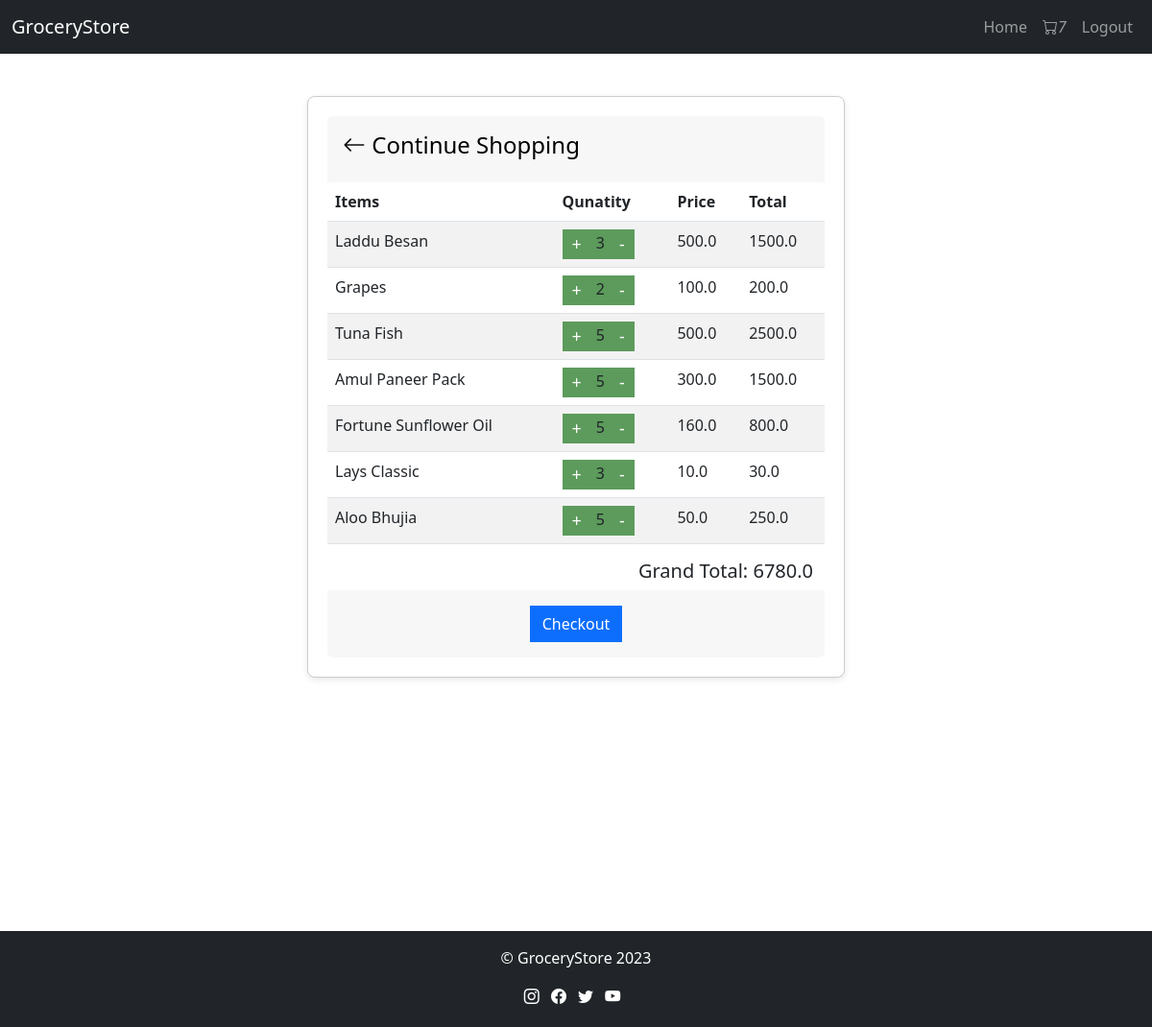
/cart (signed in), run on the app's committed database.
### application/models.py (models this page shows)
class Product(db.Model):
    __tablename__ = 'product'
    product_id = db.Column(db.Integer, autoincrement=True, primary_key=True)
    product_name = db.Column(db.String(150), unique=True)
    product_description = db.Column(db.String(500))
    unit = db.Column(db.String(20), nullable=False)
    price = db.Column(db.Float, nullable=False)
    quantity = db.Column(db.Integer, nullable=False)
    mfg_date = db.Column(db.Date)
    expiry_date = db.Column(db.Date)
    product_image = db.Column(db.String(200), nullable=False)
    category_id = db.Column(db.Integer, db.ForeignKey('category.category_id'))

### application/controllers.py (the view)
@app.route('/cart')
def get_cart_data():
    products=Product.query.all()
    user_id=current_user.get_id()
    cart_items=Cart.query.filter_by(user_id=user_id).all()
    total_cart_items=len(cart_items)
    item_dict={}
    total=0
    for i in cart_items:
        for j in products:
            if i.product_id == j.product_id:
                item_dict[i.product_id]=[i.product_id,j.product_name, i.item_quantity, j.price]
                total+=(i.item_quantity*j.price)
    item_values=list(item_dict.values())
    return render_template("cart.html",item_values=item_values,total_cart_items=total_cart_items,total=total)

### application/controllers.py (called while the page is built)
@login_manager.user_loader
def load_user(id):
       return User.query.get(int(id))

### application/models.py (called while the page is built)
    def get_id(self):
        return str(self.user_id)

### templates/cart.html (shortened to what this page needs)
{% extends "base.html" %}
{% block content %}
<nav class="navbar navbar-expand-lg navbar-dark bg-dark fixed-top">
    <div class="container-fluid">
      <a class="navbar-brand" href="{{ url_for('user_dashboard') }}">GroceryStore</a>
      <ul class="navbar-nav ml-auto">
        <li class="nav-item">
          <a class="nav-link" href="{{url_for('user_dashboard')}}">Home</a>
        </li>
        <li class="nav-item">
          <a class="nav-link" href="/cart">
            <i class="bi bi-cart"><span class="cart-count">{{ total_cart_items }}</span></i>
          </a>
        </li>
        <li class="nav-item">
          <a class="nav-link" href="/logout">Logout</a>
        </li>
      </ul>
    </div>
  </nav>
<div class="content-container">
<div class="card">
    <div class="card-header p-3" style="border: 1px slategrey;"><h4><a href="{{ url_for('user_dashboard') }}" style="text-decoration: none; color: black;"><i class="bi bi-arrow-left"></i> Continue Shopping</a></h4></div>
    <div>
    {% if item_values|length > 0 %}
    <table class="table table-striped table-hover">
          <thead>
              <tr >
                <th>Items</th>
                <th>Qunatity</th>
                <th>Price</th>
                <th>Total</th>
              </tr>
          </thead>
            <tbody>
            {% for item in item_values %}
              <tr>
                <td>{{item[1]}}</td>
                <td>
                  <div style="display: flex;">
                  <form action="/update_cart" method="post">
                  <button type="submit" class="cartUpdateButton">+</button>
                </form>
                <span class="q-display">{{item[2]}}</span>
                <form action="/update_cart" method="post">
                  <button type="submit" class="cartUpdateButton">-</button>
                </form></div>
              </td>
                <td>{{item[3]}}</td>
                <td>{{item[2]*item[3]}}</td>
              </tr>
              {% endfor %}
            </tbody>
      </table>
      <div class="container"style="display: flex; justify-content: right;"><h5>Grand Total: {{total}}</h5></div>
    </div>
    <div class="card-footer p-3" style="display: flex; justify-content: center;border: 1px slategrey;">
      <button class="btn btn-primary">Checkout</button>
    </div>
    {% else %}
    <div class="px-5 pt-5 pb-1">Cart is empty. No product to show.</div>
    {% endif %}
  </div>
</div>
{% endblock %}

### templates/base.html (style rules this page uses)
.btn { border-radius: 0; }

### templates/cart.html (style rules this page uses)
.card { width: 35rem; border: 1px solid #ccc; margin-left: auto; margin-right: auto; margin-top: 5px; margin-bottom: 5px; border-radius: 8px; padding: 20px; box-shadow: 0 2px 6px rgba(0, 0, 0, 0.1); }
.content-container { margin-top: 100px; margin-bottom: 70px; height: 100vh; }
.cartUpdateButton { background-color: bisque; text-decoration: none; bottom: unset; }
.cartUpdateButton { border: none; background-color: rgb(92, 155, 92); padding-top: 2px; padding-bottom: 2px; padding-left: 10px; padding-right: 10px; font-size: large; color: white; transition: background-color 0.3s ease; }
.q-display { background-color: rgb(92, 155, 92); padding-top: 2px; padding-bottom: 2px; padding-left: 5px; padding-right: 5px; }

### data on the page
Product: product_name "Laddu Besan", product_id "3", price "500.0", item[2]*item[3] "1500.0"
Product: product_name "Grapes", item "2", price "100.0", item[2]*item[3] "200.0"
Product: product_name "Tuna Fish", category "5", price "500.0", item[2]*item[3] "2500.0"
Product: product_name "Amul Paneer Pack", item "5", price "300.0", item[2]*item[3] "1500.0"
Product: product_name "Fortune Sunflower Oil", item "5", price "160.0", item[2]*item[3] "800.0"
Product: product_name "Lays Classic", item "3", price "10.0", item[2]*item[3] "30.0"
Product: product_name "Aloo Bhujia", item "5", price "50.0", item[2]*item[3] "250.0"

### other printed values
{{ total_cart_items }} "7"
{{ total }} "6780.0"
